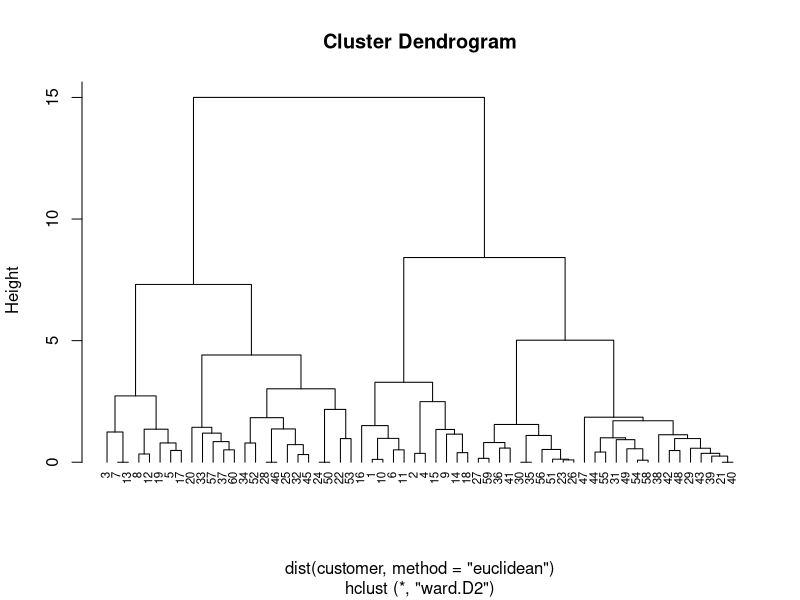
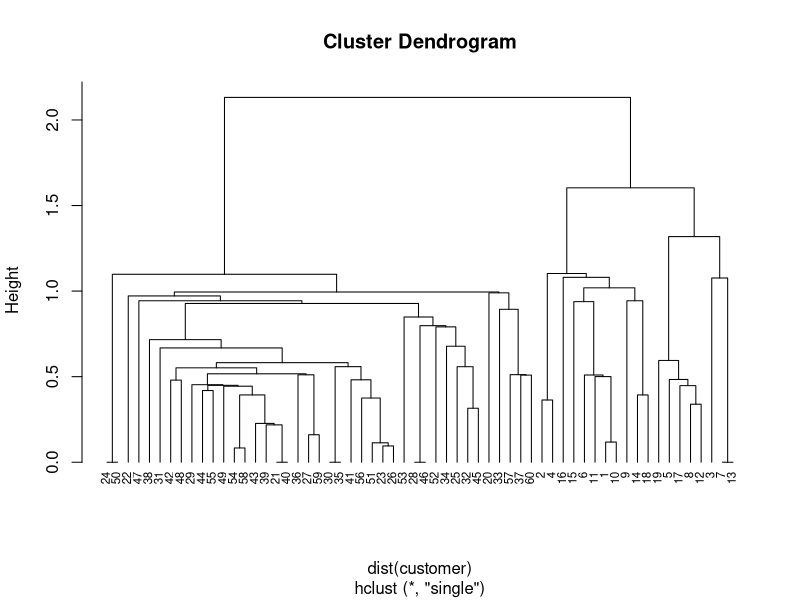
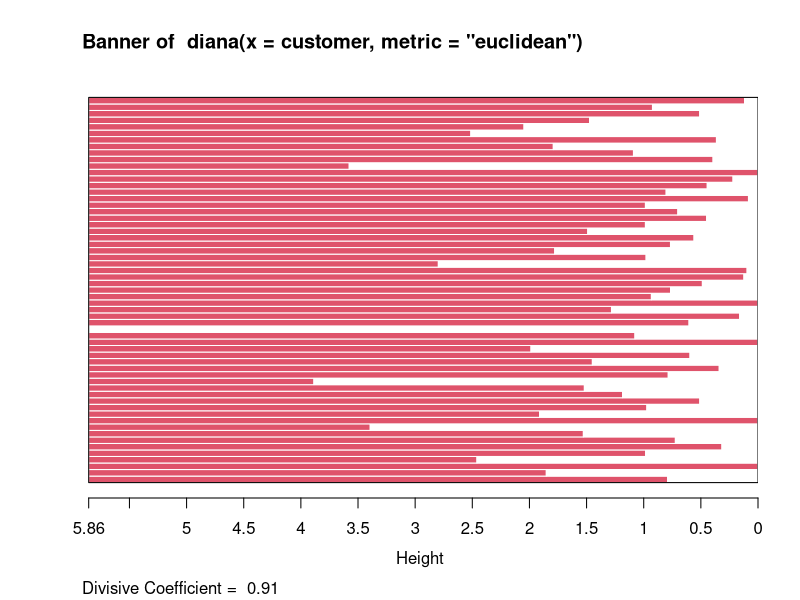
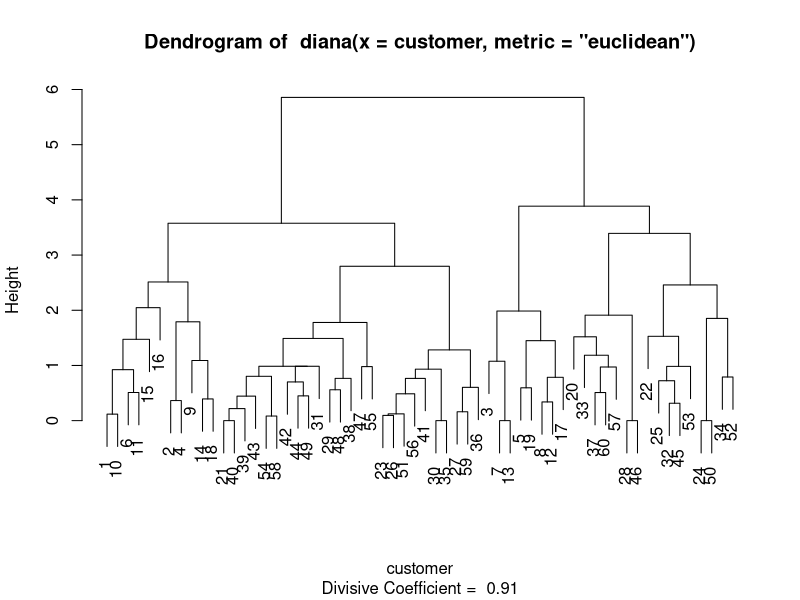
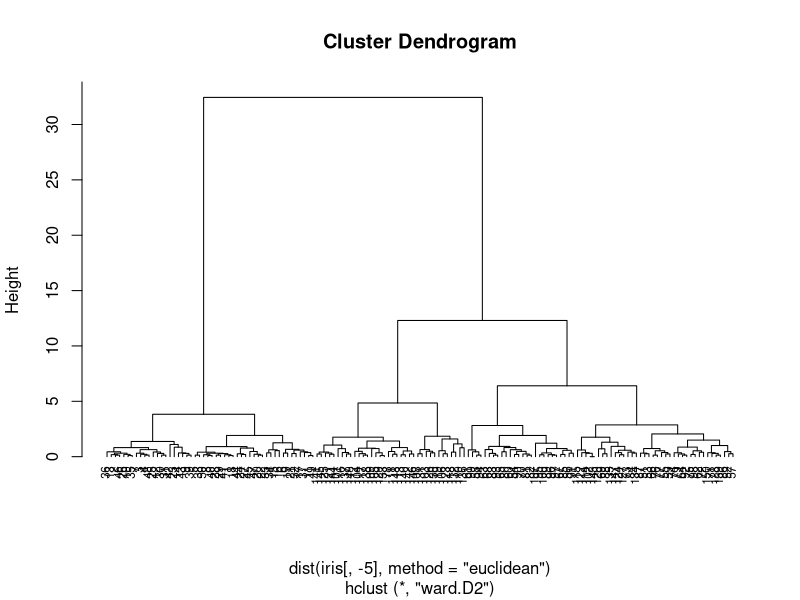
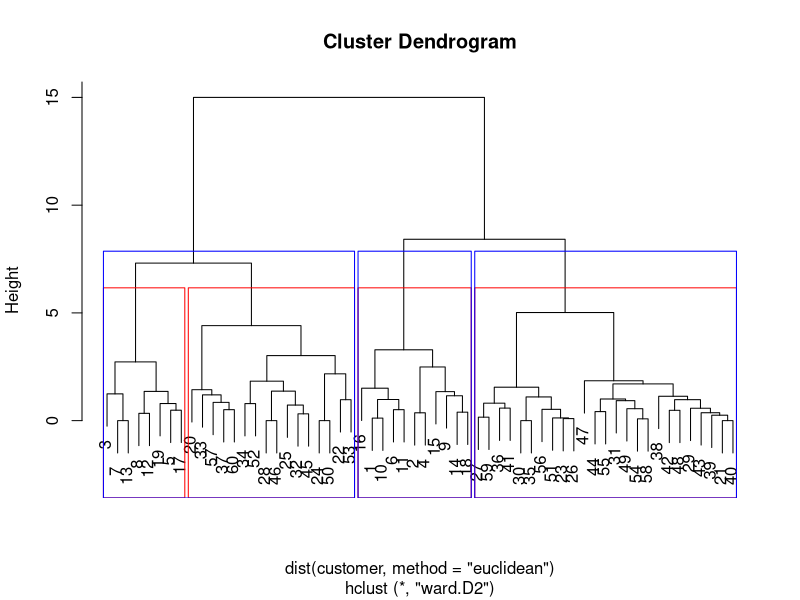
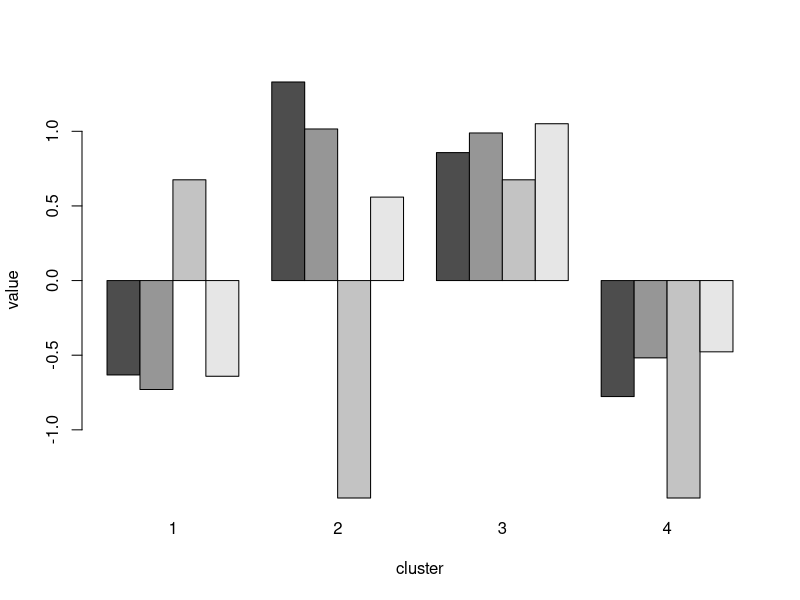
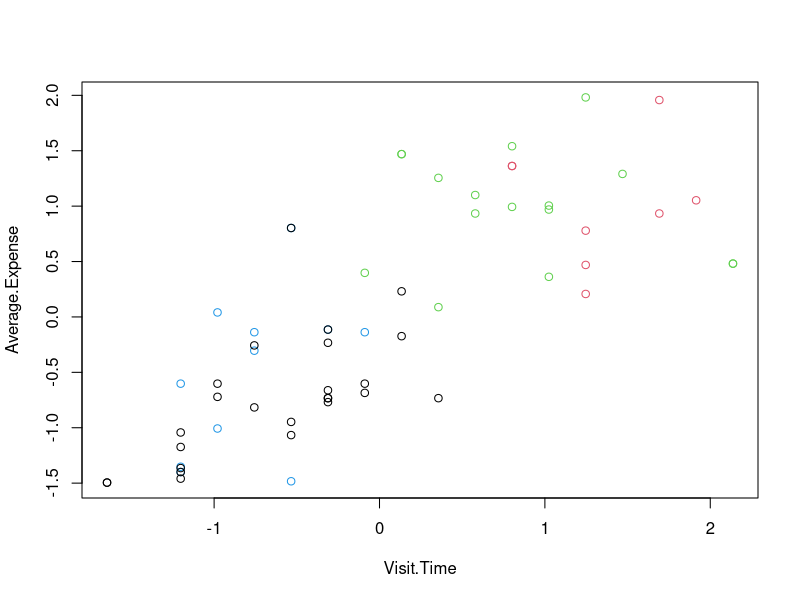

Here is the R script that generated these plots, in order:
## ---- chunk 1

x =c(0, 0, 1, 1, 1, 1)
y =c(1, 0, 1, 1, 0, 1)

#euclidean
dist(rbind(x,y), method ="euclidean")
sqrt(sum((x-y)^2))
dist(rbind(x,y), method ="minkowski", p=2)

#city block
dist(rbind(x,y), method ="manhattan")
sum(abs(x-y))
dist(rbind(x,y), method ="minkowski", p=1)

## ---- chunk 2
# customer clustering
customer=read.csv('customer.csv',header=TRUE)
head(customer)
str(customer)
customer =scale(customer[,-1])
hc=hclust(dist(customer, method="euclidean"), method="ward.D2")
plot(hc, hang =-0.01, cex=0.7)

hc3 =hclust(dist(customer), method="single")
plot(hc3, hang =-0.01, cex=0.7)


library(cluster)
#?diana
dv =diana(customer, metric ="euclidean")
summary(dv)
plot(dv)

# iris clustering
data(iris)
hc2=hclust(dist(iris[,-5], method="euclidean"), method="ward.D2")
plot(hc2, hang =-0.01, cex=0.7)



## ---- chunk 3
fit =cutree(hc, k =4)
table(fit)
plot(hc)
rect.hclust(hc, k =4, border="red")
rect.hclust(hc, k =3, border="blue")

## ---- chunk 4
str(customer)
set.seed(22)
fit =kmeans(customer, 4)
barplot(t(fit$centers), beside =TRUE,xlab="cluster", ylab="value")

plot(customer, col=fit$cluster)

## ---- chunk 5
set.seed(22)
fit =kmeans(iris[,-5], 3)
barplot(t(fit$centers), beside =TRUE,xlab="cluster", ylab="value")

plot(iris, col=fit$cluster)

